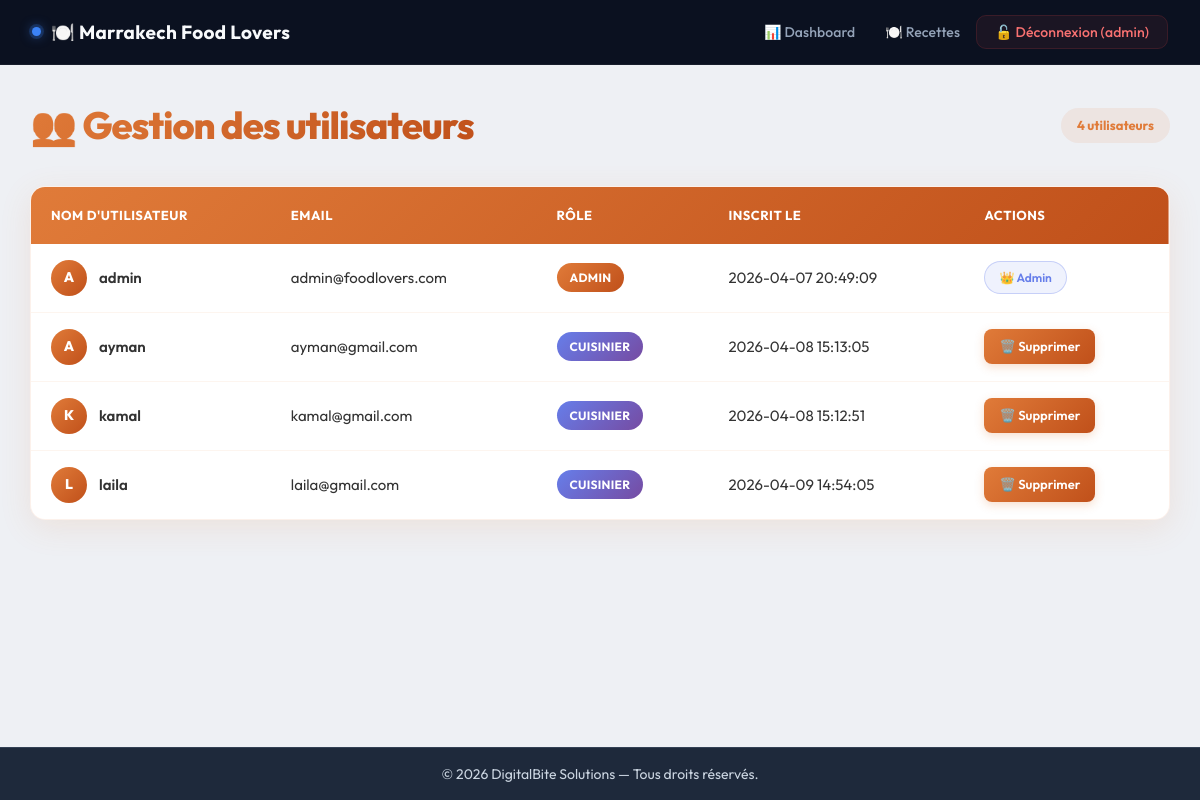
Page /index.php?action=users (signed in) on the committed database.
### tables this page shows
CREATE TABLE `users` (
  `id` int(11) NOT NULL,
  `username` varchar(100) NOT NULL,
  `email` varchar(150) NOT NULL,
  `password` varchar(255) NOT NULL,
  `role` enum('admin','cuisinier') DEFAULT 'cuisinier',
  `created_at` timestamp NOT NULL DEFAULT current_timestamp()
);

### app/controllers/UserController.php (called while the page is built, shortened)
<?php
require_once __DIR__ . '/../models/User.php';
class UserController {
    private $userModel;
    public function __construct() {
        $this->userModel     = new User();
    }
    public function index() {
        $users = $this->userModel->getAllUsers();
        require_once __DIR__ . '/../views/admin/users.php';
    }
}
?>

### app/models/Database.php (called while the page is built, shortened)
<?php
class Database{
private static $instance = null ;
private $pdo;
private function __construct(){
    try{
        $this ->pdo = new PDO(
            'mysql:host=' . DB_HOST . ';dbname=' . DB_NAME . ';charset=utf8',
                DB_USER,
                DB_PASS
        );
        $this ->pdo->setAttribute(PDO::ATTR_ERRMODE, PDO::ERRMODE_EXCEPTION );
    }catch(PDOException $e){
        die ('Erreur de connexion : ' . $e->getMessage());
    }
}
public static function getInstance() {
        if (self::$instance === null) {
            self::$instance = new Database();
        }
        return self::$instance;
}
public function query($sql, $params = []) {
        $stmt = $this->pdo->prepare($sql);
        $stmt->execute($params);
        return $stmt;
}
}
?>

### app/models/User.php (called while the page is built, shortened)
<?php
require_once __DIR__ . '/../models/Database.php';
class User {
    public function getAllUsers() {
        $db   = Database::getInstance();
        $stmt = $db->query(
            'SELECT id, username, email, role, created_at FROM users ORDER BY username ASC'
        );
        return $stmt->fetchAll(PDO::FETCH_ASSOC);
    }
}
?>

### app/views/admin/users.php (the view, shortened to what this page needs)
<?php require_once __DIR__ . '/../includes/header.php'; ?>
<div class="admin-wrapper">
    <div class="page-header">
        <h1>👥 Gestion des utilisateurs</h1>
        <span class="page-count"><?= count($users) ?> utilisateur<?= count($users) > 1 ? 's' : '' ?></span>
    </div>
    <div class="table-card">
        <table>
            <thead>
                <tr>
                    <th>Nom d'utilisateur</th>
                    <th>Email</th>
                    <th>Rôle</th>
                    <th>Inscrit le</th>
                    <th>Actions</th>
                </tr>
            </thead>
            <tbody>
                <?php foreach ($users as $user) : ?>
                <tr>
                    <td>
                        <div class="user-name">
                            <div class="user-avatar"><?= strtoupper(substr($user['username'], 0, 1)) ?></div>
                            <?= htmlspecialchars($user['username']) ?>
                        </div>
                    </td>
                    <td><?= htmlspecialchars($user['email']) ?></td>
                    <td>
                        <span class="role-badge <?= $user['role'] ?>">
                            <?= strtoupper($user['role']) ?>
                        </span>
                    </td>
                    <td><?= $user['created_at'] ?></td>
                    <td>
                        <?php if ($user['role'] !== 'admin') : ?>
                            <a href="/Marrakech_Food_Lovers/index.php?action=delete_user&id=<?= $user['id'] ?>"
                               onclick="return confirm('Supprimer cet utilisateur ?')"
                               class="btn-delete">🗑️ Supprimer</a>
                        <?php else : ?>
                            <span class="badge-me">👑 Admin</span>
                        <?php endif; ?>
                    </td>
                </tr>
                <?php endforeach; ?>
            </tbody>
        </table>
    </div>
</div>
<?php require_once __DIR__ . '/../includes/footer.php'; ?>

### index.php (shortened to what this page needs)
<?php
require_once __DIR__ . '/app/controllers/UserController.php';
$action = $_GET['action'] ?? 'home';
switch ($action) {
    case 'users':
        $controller = new UserController();
        $controller->index();
        break;
}
?>

### app/views/includes/header.php (shortened to what this page needs)
<!DOCTYPE html>
<html lang="fr">
<head>
    <link rel="stylesheet" href="/Marrakech_Food_Lovers/public/css/style.css">
</head>
<body>
<header>
    <nav>
        <a href="/Marrakech_Food_Lovers/index.php" class="logo">
            🍽️ Marrakech Food Lovers
        </a>
        <ul>
            <?php if (isset($_SESSION['user_id'])) : ?>
                <?php if ($_SESSION['role'] === 'admin') : ?>
                    <li><a href="/Marrakech_Food_Lovers/dashboard.php">📊 Dashboard</a></li>
                    <li><a href="/Marrakech_Food_Lovers/admin_recipes.php">🍽️ Recettes</a></li>
                <?php else : ?>
                    <a href="/Marrakech_Food_Lovers/dashboard.php">🏠 Dashboard</a>
                <?php endif; ?>
                <li>
                    <a href="/Marrakech_Food_Lovers/logout.php">
                        🔓 Déconnexion (<?= htmlspecialchars($_SESSION['username']) ?>)
                    </a>
                </li>
            <?php else : ?>
                <li><a href="/Marrakech_Food_Lovers/login.php">🔐 Connexion</a></li>
                <li><a href="/Marrakech_Food_Lovers/register.php">📝 Inscription</a></li>
            <?php endif; ?>
        </ul>
    </nav>
</header>
<main>

### app/views/includes/footer.php (shortened to what this page needs)
</main>
<footer>
    <p>&copy; 2026  DigitalBite Solutions — Tous droits réservés.</p>
</footer>
</body>
</html>

### public/css/style.css (style rules this page uses)
:root { --primary: #4f46e5; --primary-hover: #4338ca; --secondary: #10b981; --secondary-hover:#059669; --danger: #ef4444; --danger-hover: #dc2626; --bg-page: #eef0f4; --bg-card: #ffffff; --bg-content: #f8fafc; --text-primary: #0f172a; --text-secondary: #475569; --text-muted: #94a3b8; --bg-dark: #0b1120; --border: #e2e8f0; --table-header: #f28b82; --radius-sm: 6px; --radius-md: 10px; --radius-lg: 14px; --radius-xl: 18px; --radius-2xl: 24px; --shadow-xs: 0 1px 2px rgba(0,0,0,0.04); --shadow-sm: 0 2px 6px rgba(0,0,0,0.06); --shadow-md: 0 4px 12px rgba(0,0,0,0.08); --shadow-lg: 0 8px 24px rgba(0,0,0,0.10); --shadow-xl: 0 16px 40px rgba(0,0,0,0.14); --bar-blue: #4f46e5; --bar-purple: #7c3aed; --bar-green: #10b981; --bar-orange: #f59e0b; }
*, *::before, *::after { margin: 0; padding: 0; box-sizing: border-box; }
html { scroll-behavior: smooth; }
body { font-family: 'Outfit', 'Segoe UI', Tahoma, sans-serif; font-size: 15px; font-weight: 400; color: var(--text-primary); background-color: var(--bg-page); line-height: 1.6; min-height: 100vh; display: flex; flex-direction: column; }
header { background: #0b1120; border-bottom: 1px solid rgba(255,255,255,0.05); position: sticky; top: 0; z-index: 1000; backdrop-filter: blur(12px); }
nav { display: flex; justify-content: space-between; align-items: center; max-width: 1280px; margin: 0 auto; padding: 0 32px; height: 64px; gap: 24px; }
.logo { color: #f8fafc; font-size: 19px; font-weight: 700; letter-spacing: 0.3px; display: flex; align-items: center; gap: 10px; text-decoration: none; flex-shrink: 0; }
.logo::before { content: ''; display: inline-block; width: 9px; height: 9px; background: #3b82f6; border-radius: 50%; box-shadow: 0 0 0 3px rgba(59,130,246,0.2), 0 0 12px rgba(59,130,246,0.7); flex-shrink: 0; animation: pulse-dot 3s ease-in-out infinite; }
nav ul { display: flex; align-items: center; gap: 2px; list-style: none; margin: 0; padding: 0; }
nav ul li a { text-decoration: none; color: #94a3b8; font-size: 14px; font-weight: 500; padding: 8px 14px; border-radius: var(--radius-md); transition: all 0.2s ease; letter-spacing: 0.1px; white-space: nowrap; }
nav ul li a[href*="logout"] { color: #f87171; background: rgba(239,68,68,0.07); padding: 7px 18px; border-radius: var(--radius-md); font-weight: 500; border: 1px solid rgba(239,68,68,0.15); transition: all 0.2s ease; }
footer { background-color: var(--bg-dark); color: #64748b; text-align: center; padding: 20px 32px; font-size: 13px; margin-top: auto; }

### app/views/includes/footer.php (style rules this page uses)
body { display:flex; flex-direction:column; min-height:100vh; }
main { flex:1; }
footer { background:#1e293b; color:#cbd5e1; text-align:center; padding:15px 10px; font-size:14px; border-top:1px solid #334155; }
footer p { margin:0; }

### rows in the picture
users: username "A", username "admin", email "admin@foodlovers.com", role "ADMIN", created_at "2026-04-07 20:49:09", shows "👑 Admin"
users: username "A", username "ayman", email "ayman@gmail.com", role "CUISINIER", created_at "2026-04-08 15:13:05"
users: username "K", username "kamal", email "kamal@gmail.com", role "CUISINIER", created_at "2026-04-08 15:12:51"
users: username "L", username "laila", email "laila@gmail.com", role "CUISINIER", created_at "2026-04-09 14:54:05"

### other values in the picture
$_SESSION['username'] "admin"
count($users) "4"
